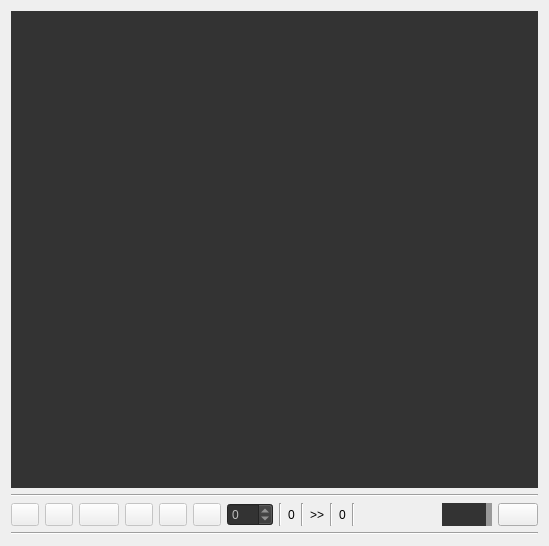
<?xml version="1.0" encoding="UTF-8"?>
<ui version="4.0">
 <class>Form</class>
 <widget class="QWidget" name="Form">
  <property name="geometry">
   <rect>
    <x>0</x>
    <y>0</y>
    <width>549</width>
    <height>546</height>
   </rect>
  </property>
  <property name="minimumSize">
   <size>
    <width>340</width>
    <height>240</height>
   </size>
  </property>
  <property name="windowTitle">
   <string>Form</string>
  </property>
  <property name="styleSheet">
   <string notr="true"/>
  </property>
  <layout class="QVBoxLayout" name="verticalLayout">
   <item>
    <widget class="QLabel" name="viewer">
     <property name="sizePolicy">
      <sizepolicy hsizetype="Preferred" vsizetype="MinimumExpanding">
       <horstretch>0</horstretch>
       <verstretch>0</verstretch>
      </sizepolicy>
     </property>
     <property name="styleSheet">
      <string notr="true">background-color: #333333</string>
     </property>
     <property name="text">
      <string/>
     </property>
     <property name="scaledContents">
      <bool>false</bool>
     </property>
     <property name="alignment">
      <set>Qt::AlignCenter</set>
     </property>
    </widget>
   </item>
   <item>
    <widget class="Line" name="line_2">
     <property name="orientation">
      <enum>Qt::Horizontal</enum>
     </property>
    </widget>
   </item>
   <item>
    <layout class="QHBoxLayout" name="horizontalLayout">
     <item>
      <layout class="QHBoxLayout" name="horizontalLayout_3">
       <item>
        <widget class="QPushButton" name="btn_s_frame">
         <property name="enabled">
          <bool>false</bool>
         </property>
         <property name="minimumSize">
          <size>
           <width>0</width>
           <height>23</height>
          </size>
         </property>
         <property name="maximumSize">
          <size>
           <width>28</width>
           <height>16777215</height>
          </size>
         </property>
         <property name="toolTip">
          <string>First Frame Of Reference</string>
         </property>
         <property name="text">
          <string/>
         </property>
        </widget>
       </item>
       <item>
        <widget class="QPushButton" name="btn_p_frame">
         <property name="enabled">
          <bool>false</bool>
         </property>
         <property name="minimumSize">
          <size>
           <width>0</width>
           <height>23</height>
          </size>
         </property>
         <property name="maximumSize">
          <size>
           <width>28</width>
           <height>16777215</height>
          </size>
         </property>
         <property name="toolTip">
          <string>Previous Frame</string>
         </property>
         <property name="text">
          <string/>
         </property>
        </widget>
       </item>
       <item>
        <widget class="QPushButton" name="btn_play">
         <property name="enabled">
          <bool>false</bool>
         </property>
         <property name="minimumSize">
          <size>
           <width>0</width>
           <height>23</height>
          </size>
         </property>
         <property name="maximumSize">
          <size>
           <width>40</width>
           <height>16777215</height>
          </size>
         </property>
         <property name="toolTip">
          <string>Play Animation</string>
         </property>
         <property name="text">
          <string/>
         </property>
         <property name="checkable">
          <bool>false</bool>
         </property>
        </widget>
       </item>
       <item>
        <widget class="QPushButton" name="btn_n_frame">
         <property name="enabled">
          <bool>false</bool>
         </property>
         <property name="minimumSize">
          <size>
           <width>0</width>
           <height>23</height>
          </size>
         </property>
         <property name="maximumSize">
          <size>
           <width>28</width>
           <height>16777215</height>
          </size>
         </property>
         <property name="toolTip">
          <string>Next Frame</string>
         </property>
         <property name="text">
          <string/>
         </property>
        </widget>
       </item>
       <item>
        <widget class="QPushButton" name="btn_e_frame">
         <property name="enabled">
          <bool>false</bool>
         </property>
         <property name="minimumSize">
          <size>
           <width>0</width>
           <height>23</height>
          </size>
         </property>
         <property name="maximumSize">
          <size>
           <width>28</width>
           <height>16777215</height>
          </size>
         </property>
         <property name="toolTip">
          <string>Last Frame Of Reference</string>
         </property>
         <property name="text">
          <string/>
         </property>
        </widget>
       </item>
       <item>
        <widget class="QPushButton" name="btn_loop">
         <property name="enabled">
          <bool>false</bool>
         </property>
         <property name="minimumSize">
          <size>
           <width>0</width>
           <height>23</height>
          </size>
         </property>
         <property name="maximumSize">
          <size>
           <width>28</width>
           <height>16777215</height>
          </size>
         </property>
         <property name="toolTip">
          <string>Loop Animation</string>
         </property>
         <property name="text">
          <string/>
         </property>
         <property name="checkable">
          <bool>true</bool>
         </property>
        </widget>
       </item>
       <item>
        <widget class="QSpinBox" name="sb_time_shift">
         <property name="enabled">
          <bool>false</bool>
         </property>
         <property name="minimumSize">
          <size>
           <width>46</width>
           <height>23</height>
          </size>
         </property>
         <property name="maximumSize">
          <size>
           <width>46</width>
           <height>23</height>
          </size>
         </property>
         <property name="toolTip">
          <string>Set Start Frame Of Reference</string>
         </property>
         <property name="styleSheet">
          <string notr="true">
background: #333333;


</string>
         </property>
         <property name="suffix">
          <string/>
         </property>
         <property name="minimum">
          <number>-10000000</number>
         </property>
         <property name="maximum">
          <number>10000000</number>
         </property>
        </widget>
       </item>
       <item>
        <layout class="QHBoxLayout" name="horizontalLayout_4">
         <item>
          <widget class="Line" name="line_6">
           <property name="orientation">
            <enum>Qt::Vertical</enum>
           </property>
          </widget>
         </item>
         <item>
          <widget class="QLabel" name="maxframe">
           <property name="minimumSize">
            <size>
             <width>0</width>
             <height>0</height>
            </size>
           </property>
           <property name="text">
            <string>0</string>
           </property>
          </widget>
         </item>
         <item>
          <widget class="Line" name="line_4">
           <property name="orientation">
            <enum>Qt::Vertical</enum>
           </property>
          </widget>
         </item>
         <item>
          <widget class="QLabel" name="label_4">
           <property name="minimumSize">
            <size>
             <width>0</width>
             <height>0</height>
            </size>
           </property>
           <property name="text">
            <string>&gt;&gt;</string>
           </property>
          </widget>
         </item>
         <item>
          <widget class="Line" name="line_5">
           <property name="orientation">
            <enum>Qt::Vertical</enum>
           </property>
          </widget>
         </item>
         <item>
          <widget class="QLabel" name="refframe">
           <property name="minimumSize">
            <size>
             <width>0</width>
             <height>0</height>
            </size>
           </property>
           <property name="text">
            <string>0</string>
           </property>
          </widget>
         </item>
         <item>
          <widget class="Line" name="line_7">
           <property name="orientation">
            <enum>Qt::Vertical</enum>
           </property>
          </widget>
         </item>
         <item>
          <widget class="QLabel" name="state">
           <property name="minimumSize">
            <size>
             <width>40</width>
             <height>0</height>
            </size>
           </property>
           <property name="styleSheet">
            <string notr="true">color: orange</string>
           </property>
           <property name="text">
            <string/>
           </property>
          </widget>
         </item>
        </layout>
       </item>
       <item>
        <spacer name="horizontalSpacer_2">
         <property name="orientation">
          <enum>Qt::Horizontal</enum>
         </property>
         <property name="sizeHint" stdset="0">
          <size>
           <width>80</width>
           <height>20</height>
          </size>
         </property>
        </spacer>
       </item>
       <item>
        <widget class="QSlider" name="sl_opacity">
         <property name="minimumSize">
          <size>
           <width>50</width>
           <height>0</height>
          </size>
         </property>
         <property name="maximumSize">
          <size>
           <width>100</width>
           <height>23</height>
          </size>
         </property>
         <property name="toolTip">
          <string>Change The Window Opacity</string>
         </property>
         <property name="styleSheet">
          <string notr="true">
QSlider::groove:horizontal {
    background: #333333;
}

QSlider::handle:horizontal {
    background: #999999;
    width: 6px;
}</string>
         </property>
         <property name="minimum">
          <number>5</number>
         </property>
         <property name="maximum">
          <number>100</number>
         </property>
         <property name="pageStep">
          <number>2</number>
         </property>
         <property name="value">
          <number>100</number>
         </property>
         <property name="orientation">
          <enum>Qt::Horizontal</enum>
         </property>
        </widget>
       </item>
       <item>
        <layout class="QHBoxLayout" name="horizontalLayout_2">
         <item>
          <widget class="QPushButton" name="btn_load_seq">
           <property name="maximumSize">
            <size>
             <width>16777215</width>
             <height>23</height>
            </size>
           </property>
           <property name="toolTip">
            <string>Load Sequences</string>
           </property>
           <property name="text">
            <string/>
           </property>
          </widget>
         </item>
        </layout>
       </item>
      </layout>
     </item>
    </layout>
   </item>
   <item>
    <widget class="Line" name="line_3">
     <property name="orientation">
      <enum>Qt::Horizontal</enum>
     </property>
    </widget>
   </item>
  </layout>
 </widget>
 <resources/>
 <connections/>
</ui>
